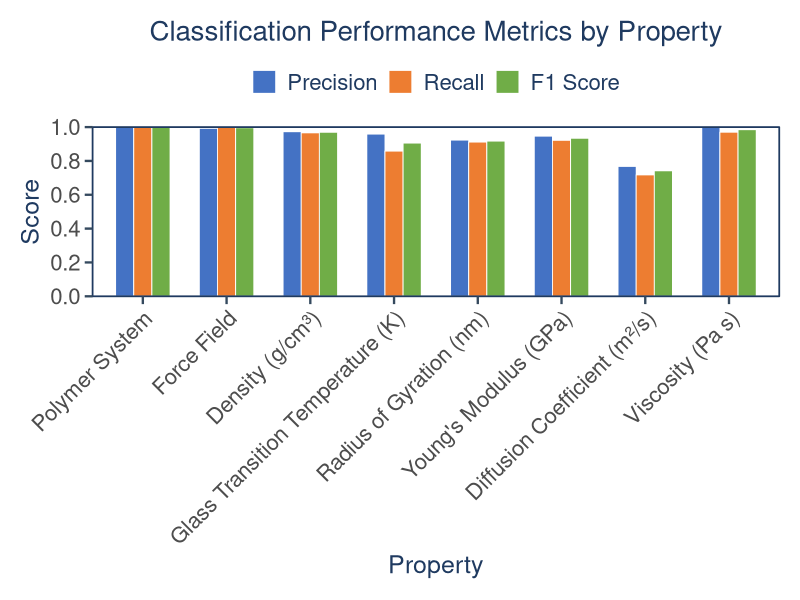

The R source for this figure:
library(ggplot2)
library(tidyr)
library(dplyr)

# Create data frame
metrics_data <- data.frame(
  property_name = c(
    "Density (g/cm³)",
    "Diffusion Coefficient (m²/s)",
    "Glass Transition Temperature (K)",
    "Radius of Gyration (nm)",
    "Viscosity (Pa s)",
    "Young's Modulus (GPa)",
    "Force Field",
    "Polymer System"
  ),
  Precision = c(0.9726, 0.7674, 0.9586, 0.9231, 1.0000, 0.9464, 0.9925, 0.9985),
  Recall = c(0.9660, 0.7174, 0.8580, 0.9114, 0.9697, 0.9217, 1.0000, 1.0000),
  F1_Score = c(0.9693, 0.7416, 0.9055, 0.9172, 0.9846, 0.9339, 0.9962, 0.9993)
)

# Define order of properties
property_order <- c(
  "Polymer System",
  "Force Field",
  "Density (g/cm³)",
  "Glass Transition Temperature (K)",
  "Radius of Gyration (nm)",
  "Young's Modulus (GPa)",
  "Diffusion Coefficient (m²/s)",
  "Viscosity (Pa s)"
)


# Color palatte
pub_colors <- list(
  origin = c("#2A9D8F", "#E9C46A", "#F4A261", "#E76F51"),
  composition = c("#6A4C93", "#FF595E"),
  primary = "#2C3E50",
  secondary = "#34495E",
  accent = "#3498DB"
)


# Reshape data for ggplot
metrics_long <- metrics_data %>%
  mutate(property_name = factor(property_name, levels = property_order)) %>%
  pivot_longer(
    cols = c(Precision, Recall, F1_Score),
    names_to = "Metric",
    values_to = "Value"
  ) %>%
  mutate(Metric = factor(Metric, levels = c("Precision", "Recall", "F1_Score")))


# Define color
pipeline_colors <- c(
  "Precision" = "#4472C4",  # Blue
  "Recall"    = "#ED7D31",  # Orange
  "F1_Score"  = "#70AD47"   # Green
)

#Create the plot
p <- ggplot(metrics_long, aes(x = property_name, y = Value, fill = Metric)) +
  geom_bar(
    stat = "identity",
    position = position_dodge(width = 0.65),
    width = 0.65,
    color = "white",
    linewidth = 0.3
  ) +
  scale_fill_manual(
    values = pipeline_colors,
    labels = c("Precision", "Recall", "F1 Score")
  ) +
  labs(
    title = "Classification Performance Metrics by Property",
    x = "Property",
    y = "Score",
    fill = NULL
  ) +
  theme_minimal(base_size = 16, base_family = "Helvetica") +
  theme(
    plot.title = element_text(hjust = 0.5, size = 20, face = "plain", color = "#1F3A60"),
    axis.text.x = element_text(angle = 45, hjust = 1, size = 16, face = "plain"),
    axis.text.y = element_text(size = 16, face = "plain"),
    axis.title.x = element_text(size = 18, face = "plain", color = "#1F3A60"),
    axis.title.y = element_text(size = 18, face = "plain", color = "#1F3A60"),
    legend.position = "top",
    legend.text = element_text(size = 16, face = "plain", color = "#1F3A60"),
    
    # Remove grid lines
    panel.grid.major = element_blank(),
    panel.grid.minor = element_blank(),
    
    #Add ticks for both axes
    axis.line.x = element_blank(),  # keep off since panel.border draws the frame
    axis.ticks.x = element_line(color = pub_colors$secondary, linewidth = 0.8),
    axis.ticks.y = element_line(color = pub_colors$secondary, linewidth = 0.8),
    axis.ticks.length = unit(0.2, "cm"),
    
    panel.border = element_rect(color = "#1F3A60", fill = NA, linewidth = 0.6),
    plot.margin = margin(15, 15, 15, 15)
  ) +
  coord_cartesian(ylim = c(0, 1.0), clip = "off") +
  scale_y_continuous(
    breaks = seq(0, 1, 0.2),     
    expand = c(0, 0)
  )

# Save png
ggsave("f1_metric_plot.png", p, width = 9, height = 7, dpi = 300, bg = "white")
